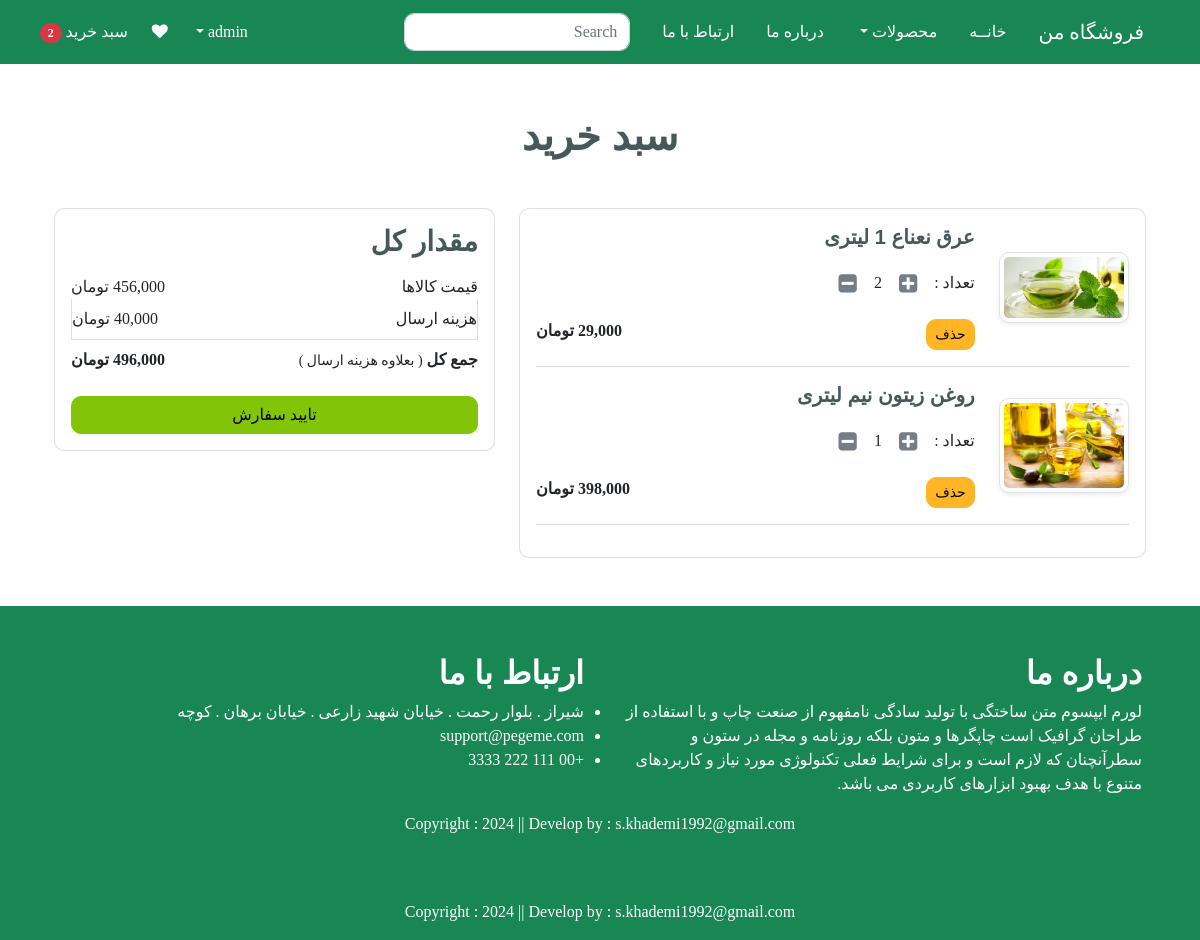
/cart/ (signed in), run on an earlier commit of the app's database.
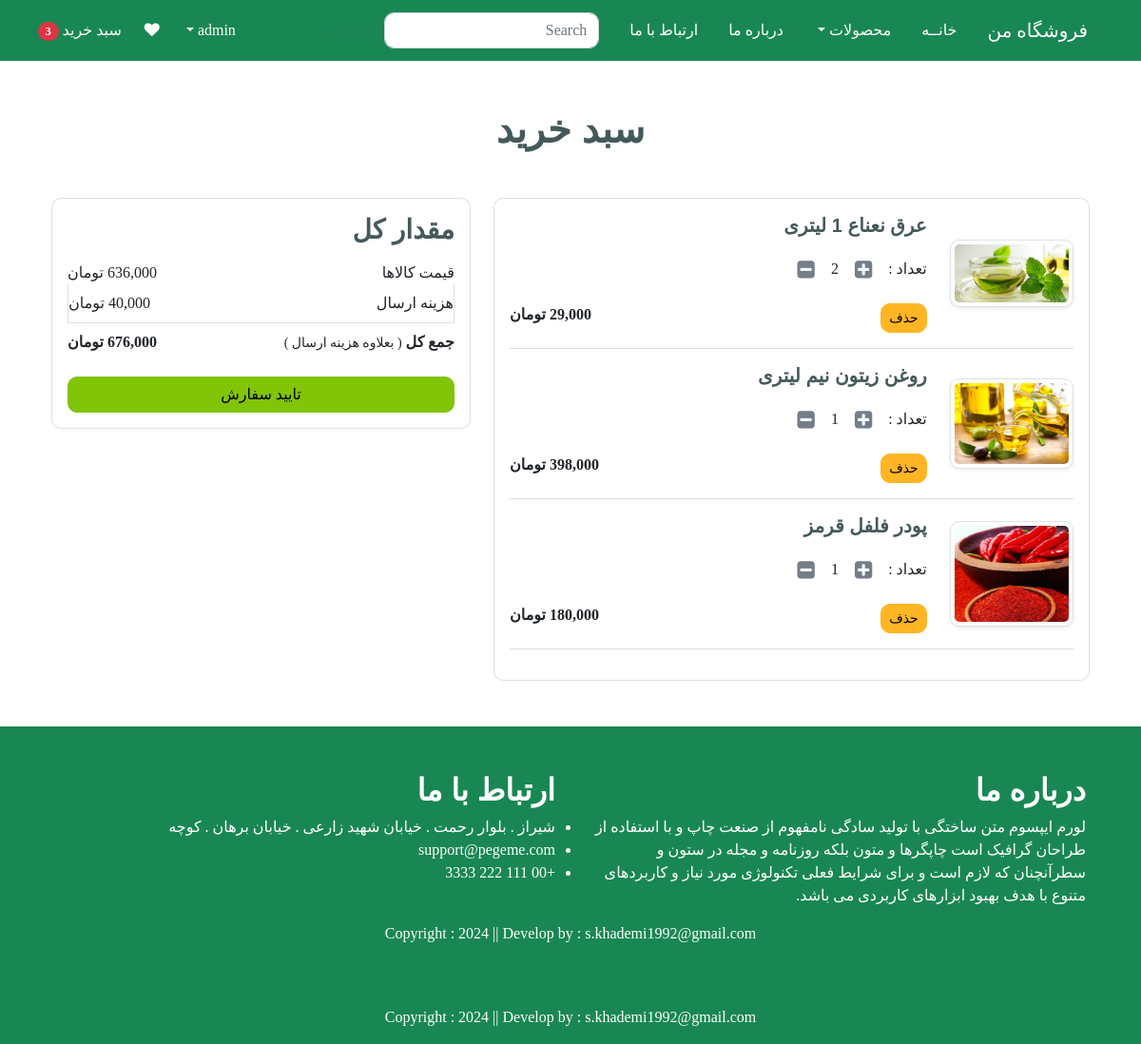
And on a later commit of the database.
### app/models.py (models this page shows, shortened)
class Cart(models.Model):
    user = models.ForeignKey(User, on_delete=models.CASCADE)
    product = models.ForeignKey(Product, on_delete=models.CASCADE)
    quantity = models.PositiveIntegerField(default=1)

class Product(models.Model):
    title = models.CharField(max_length=100)
    selling_price = models.DecimalField(default=0, decimal_places=0, max_digits=12)
    discounted_price = models.DecimalField(default=0, decimal_places=0, max_digits=12, null=True, blank=True)
    description = models.TextField()
    category = models.CharField(choices=CATEGORY_CHOICES, max_length=2)
    product_image = models.ImageField(upload_to='product')

### app/views.py (the view)
# urls.py: path('cart/', views.show_cart, name='showcart'),
def show_cart(request):
    user = request.user
    cart = Cart.objects.filter(user=user)
    amount = 0
    for p in cart:
        value = p.quantity * p.product.discounted_price
        amount = amount + value
    totalamount = amount + 40000
    totalitem = 0
    wishitem = 0
    if request.user.is_authenticated:
        totalitem = len(Cart.objects.filter(user=request.user))
        wishitem = len(Wishlist.objects.filter(user=request.user))
    return render(request, 'app/addtocart.html', locals())

### app/templates/app/addtocart.html (shortened to what this page needs)
{% extends 'app/base.html' %}
{% load static %}
{% load humanize %}
{% block main-content %}
    <div class="container my-5">
        <div class="row">
            {% if cart %}
            <h1 class="text-center mb-5">سبد خرید</h1>
            <div class="col-sm-7">
                <div class="card">
                    <div class="card-body">
                        {% for item in cart %}
                        <div class="row">
                            <div class="col-sm-3 text-center align-self-center">
                                <img src="{{ item.product.product_image.url }}" alt="" srcset="" class="img-fluid img-thumbnail shadow-sm" height="150" width="150">
                            </div>
                            <div class="col-sm-9">
                                <div>
                                    <h5>{{ item.product.title }}</h5>
                                    <div class="my-3">
                                        <label for="quantity">تعداد : </label>
                                        <a class="plus-cart btn" pid="{{ item.product.id }}">
                                            <i class="fa fa-plus-square fa-lg"></i>
                                        </a>
                                        <span id="quantity">{{ item.quantity }}</span>
                                        <a class="minus-cart btn" pid="{{ item.product.id }}">
                                            <i class="fa fa-minus-square fa-lg"></i>
                                        </a>
                                    </div>
                                    <div class="d-flex justify-content-between">
                                        <a href="#" class="remove-cart btn btn-sm btn-secondary mr-3" pid="{{ item.product.id }}">حذف</a>
                                        <p class="mb-0">
                                            <span><strong>{{ item.product.discounted_price | intcomma }} تومان</strong></span>
                                        </p>
                                    </div>
                                </div>
                            </div>
                        </div>
                        <hr class="text-muted">
                        {% endfor %}
                    </div>
                </div>
            </div>
            <div class="col-sm-5">
                <div class="card">
                    <div class="card-body">
                        <h3>مقدار کل</h3>
                        <ul class="list-group">
                            <li class="list-group-item d-flex justify-content-between align-items-center border-0 px-0 pb-0">قیمت کالاها<span id="amount">{{ amount | intcomma }} تومان</span></li>
                            <li class="list-group-item d-flex justify-content-between align-items-center px-0">هزینه ارسال<span>40,000 تومان</span></li>
                            <li class="list-group-item d-flex justify-content-between align-items-center border-0 px-0 mb-3">
                                <div>
                                    <strong>جمع کل </strong><small>( بعلاوه هزینه ارسال )</small>
                                </div>
                                <span id="totalamount"><strong>{{ totalamount | intcomma }} تومان</strong></span>
                            </li>
                        </ul>
                        <div class="d-grid"><a href="{% url 'checkout' %}" class="btn btn-primary">تایید سفارش</a></div>
                    </div>
                </div>
            </div>
            {% else %}
            <h1 class="text-center mb-5">سبد خرید شما خالی است.</h1>
            {% endif %}
        </div>
    </div>
{% endblock main-content %}

### app/templates/app/base.html (shortened to what the changed rows need)
<!DOCTYPE html>
{% load static %}
<html lang="fa" dir="rtl">
<head>
    <link href="https://cdn.jsdelivr.net/npm/bootstrap@5.3.3/dist/css/bootstrap.min.css" rel="stylesheet">
    <link rel="stylesheet" href="{% static 'app/css/all.min.css' %}">
    <link rel="stylesheet" href="{% static 'app/css/owl.carousel.min.css' %}">
    <link rel="stylesheet" href="{% static 'app/css/style.css' %}">
    <link rel="stylesheet" href="{% static 'app/css/font-awesome.min.css' %}">
    <link rel="stylesheet" href="{% static 'app/css/responsive.css' %}">
    <link rel="stylesheet" href="{% static 'app/css/bootstrap.min.css' %}">
</head>
<body class="font" dir="rtl">
    <nav class="navbar sticky-top navbar-expand-lg navbar-dark bg-success">
        <div class="container-fluid my-1">
            <div>
                <ul class="navbar-nav me-auto mb-2 mb-lg-0">
                    {% if user.is_authenticated %}
                    <li class="nav-item mx-2">
                        <a href="{% url 'showcart' %}" class="nav-link text-white">سبد خرید <span class="badge bg-danger">{% if totalitem > 0 %} {{ totalitem }} {% endif %}</span></a>
                    </li>
                    {% endif %}
                </ul>
            </div>
        </div>
    </nav>
{% block main-content %}{% endblock main-content %}
	<div class="text-white bg-success py-5">
		<div class="container">
			<div class="row">
				<div class="col-lg-6 col-md-6 px-3">
					<div class="about-widget">
						<h2 class="fs-sm-1 text-white">درباره ما</h2>
					</div>
				</div>
				<div class="col-lg-6 col-md-6 px-3">
					<div class="footer-box get-in-touch">
						<h2 class="widget-title text-white">ارتباط با ما</h2>
					</div>
				</div>
			</div>
		</div>
	</div>
</body>
</html>

What changed in the data, as far as the page shows it:
added Cart: product.product_image (picture), product "پودر فلفل قرمز", quantity "1", product.discounted_price "180,000"
Also different on the page:
{{ totalitem }}: "2" → "3"
{{ amount | intcomma }}: "456,000" → "636,000"
{{ totalamount | intcomma }}: "496,000" → "676,000"
